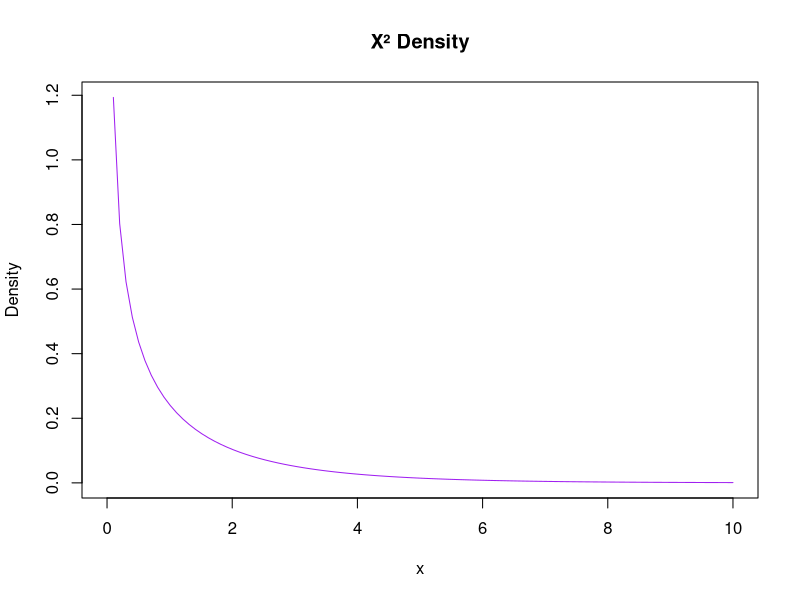
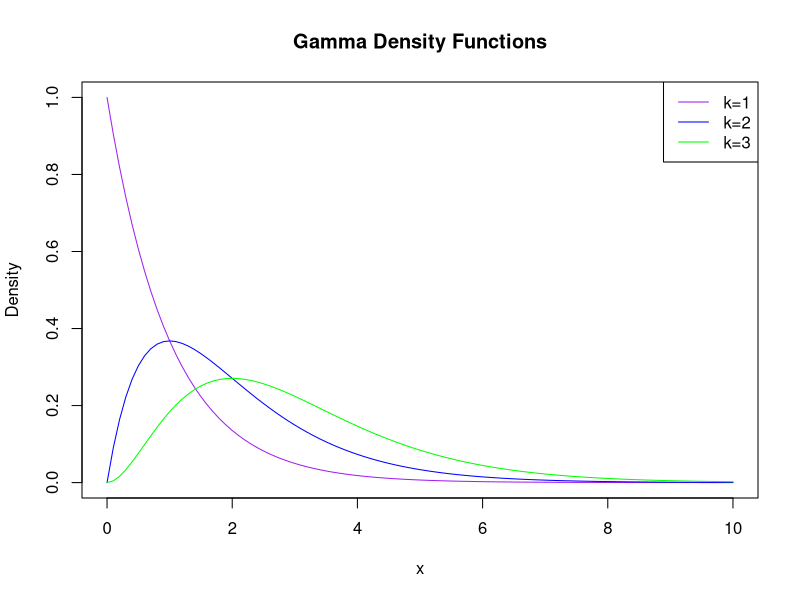
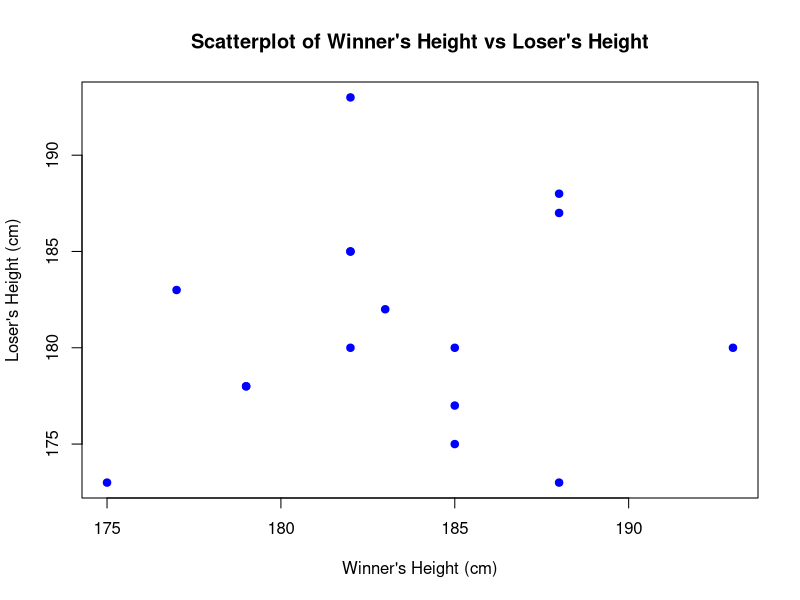

Write the R code that produced these figures, in order.
## ---- chunk 1
knitr::opts_chunk$set(echo = TRUE)
## ---- chunk 2
qnorm(.95)
qnorm(c(.25,.5,.75))
## ---- chunk 3

curve(dchisq(x, df = 1), from=0, to=10, n=100, main = "X² Density", xlab="x", ylab = "Density", col = "purple")
## ---- chunk 4
curve(dgamma(x, shape = 1, rate = 1), from = 0, to = 10, col = "purple",
      xlab = "x", ylab = "Density", main = "Gamma Density Functions")
curve(dgamma(x, shape = 2, rate = 1), from = 0, to = 10, add = TRUE, col = "blue")
curve(dgamma(x, shape = 3, rate = 1), from = 0, to = 10, add = TRUE, col = "green")
legend("topright", legend=c("k=1", "k=2", "k=3"), col=c("purple", "blue", "green"), lty=1)
## ---- chunk 5
k = 0:12
n = 12
p = 1/3
a = choose(n,k)*p^k*(1-p)^(n-k)
print(a)
## ---- chunk 6
b = dbinom(k,n,p)
print(b)
## ---- chunk 7
table=cbind(k,a,b)
print(table)
## ---- chunk 8
binominal_cdf_a=cumsum(a)
binominal_cdf_b=pbinom(k,n,p)
table_binomal_cdf=cbind(k, binominal_cdf_a,binominal_cdf_b)
table_binomal_cdf
## ---- chunk 9
1-pbinom(7,n,p)
## ---- chunk 10
winner = c(185, 182, 182, 188, 188, 188, 185, 185, 177, 182, 182, 193, 183, 179, 179, 175)
opponent = c(175, 193, 185, 187, 188, 173, 180, 177, 183, 185, 180, 180, 182, 178, 178, 173)

plot(winner, opponent, xlab = "Winner's Height (cm)",
      ylab = "Loser's Height (cm)",
      main = "Scatterplot of Winner's Height vs Loser's Height", col="blue",pch=19)
## ---- chunk 11
samples1 = rpois(1000, 0.61)
samples2= rpois(10000,0.61)

freq1 = table(samples1)
mean1 = mean(samples1)
var1 = var(samples1)

freq2 = table(samples2)
mean2 = mean(samples2)
var2 = var(samples2)


cat("Sample of size 1000:\n")
cat("Frequency distribution:\n", freq1, "\n")
cat("Mean:", mean1, "\n")
cat("Variance:", var1, "\n")

cat("Sample of size 10000:\n")
cat("Frequency distribution:\n", freq2, "\n")
cat("Mean:", mean2, "\n")
cat("Variance:", var2, "\n")


## ---- chunk 12
theoretical = dpois(0:4, lambda=.61)
sample = freq1 / 1000
cbind(theoretical, sample)
## ---- chunk 13
cdf_Poisson = ppois(0:4, 0.61)
empirical_cdf1 = cumsum(freq1 / 1000)
matrix(c(0:4,cdf_Poisson, empirical_cdf1),ncol=3)
